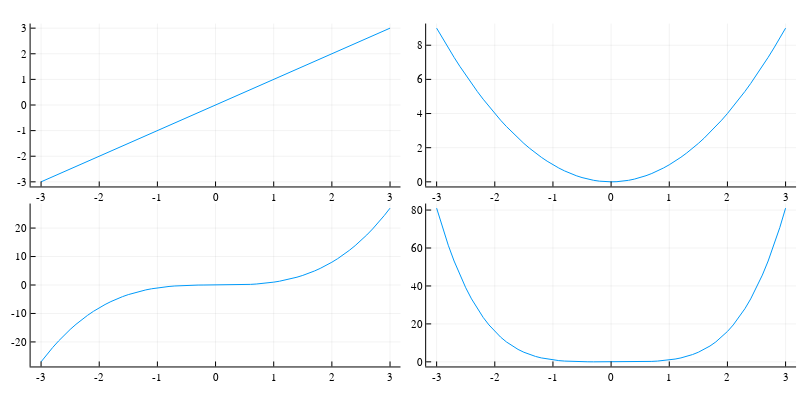

Notebook code for this chart:
### Markdown cell above
To create a plot with subplots, we just name each of the individual subplots and then wrap those names, along with a layout specification, in another plot call

### Code cell
plotlyjs(size=(800,800/2))
p1 = plot(x,x)
p2 = plot(x,x.^2)
p3 = plot(x,x.^3)
p4 = plot(x,x.^4)
plot(p1,p2,p3,p4,layout=(2,2),legend=false)

### Figure 1 — Plotly figure (JSON) as saved in the notebook; plotly's stock layout.template omitted (floating-point values rounded to 4 significant figures)
{"data": [{"colorbar": {"title": ""}, "legendgroup": "y1", "line": {"color": "rgba(0, 154, 250, 1.000)", "dash": "solid", "shape": "linear", "width": 1}, "mode": "lines", "name": "y1", "showlegend": true, "type": "scatter", "x": [-3, -2.9, -2.8, -2.7, -2.6, -2.5, -2.4, -2.3, -2.2, -2.1, -2, -1.9, -1.8, -1.7, -1.6, -1.5, -1.4, -1.3, -1.2, -1.1, -1, -0.9, -0.8, -0.7, -0.6, -0.5, -0.4, -0.3, -0.2, -0.1, 0, 0.1, 0.2, 0.3, 0.4, 0.5, 0.6, 0.7, 0.8, 0.9, 1, 1.1, 1.2, 1.3, 1.4, 1.5, 1.6, 1.7, 1.8, 1.9, 2, 2.1, 2.2, 2.3, 2.4, 2.5, 2.6, 2.7, 2.8, 2.9, 3], "xaxis": "x1", "y": [-3, -2.9, -2.8, -2.7, -2.6, -2.5, -2.4, -2.3, -2.2, -2.1, -2, -1.9, -1.8, -1.7, -1.6, -1.5, -1.4, -1.3, -1.2, -1.1, -1, -0.9, -0.8, -0.7, -0.6, -0.5, -0.4, -0.3, -0.2, -0.1, 0, 0.1, 0.2, 0.3, 0.4, 0.5, 0.6, 0.7, 0.8, 0.9, 1, 1.1, 1.2, 1.3, 1.4, 1.5, 1.6, 1.7, 1.8, 1.9, 2, 2.1, 2.2, 2.3, 2.4, 2.5, 2.6, 2.7, 2.8, 2.9, 3], "yaxis": "y1", "zmax": null, "zmin": null}, {"colorbar": {"title": ""}, "legendgroup": "y1", "line": {"color": "rgba(0, 154, 250, 1.000)", "dash": "solid", "shape": "linear", "width": 1}, "mode": "lines", "name": "y1", "showlegend": true, "type": "scatter", "x": [-3, -2.9, -2.8, -2.7, -2.6, -2.5, -2.4, -2.3, -2.2, -2.1, -2, -1.9, -1.8, -1.7, -1.6, -1.5, -1.4, -1.3, -1.2, -1.1, -1, -0.9, -0.8, -0.7, -0.6, -0.5, -0.4, -0.3, -0.2, -0.1, 0, 0.1, 0.2, 0.3, 0.4, 0.5, 0.6, 0.7, 0.8, 0.9, 1, 1.1, 1.2, 1.3, 1.4, 1.5, 1.6, 1.7, 1.8, 1.9, 2, 2.1, 2.2, 2.3, 2.4, 2.5, 2.6, 2.7, 2.8, 2.9, 3], "xaxis": "x2", "y": [9, 8.41, 7.84, 7.29, 6.76, 6.25, 5.76, 5.29, 4.84, 4.41, 4, 3.61, 3.24, 2.89, 2.56, 2.25, 1.96, 1.69, 1.44, 1.21, 1, 0.81, 0.64, 0.49, 0.36, 0.25, 0.16, 0.09, 0.04, 0.01, 0, 0.01, 0.04, 0.09, 0.16, 0.25, 0.36, 0.49, 0.64, 0.81, 1, 1.21, 1.44, 1.69, 1.96, 2.25, 2.56, 2.89, 3.24, 3.61, 4, 4.41, 4.84, 5.29, 5.76, 6.25, 6.76, 7.29, 7.84, 8.41, 9], "yaxis": "y2", "zmax": null, "zmin": null}, {"colorbar": {"title": ""}, "legendgroup": "y1", "line": {"color": "rgba(0, 154, 250, 1.000)", "dash": "solid", "shape": "linear", "width": 1}, "mode": "lines", "name": "y1", "showlegend": true, "type": "scatter", "x": [-3, -2.9, -2.8, -2.7, -2.6, -2.5, -2.4, -2.3, -2.2, -2.1, -2, -1.9, -1.8, -1.7, -1.6, -1.5, -1.4, -1.3, -1.2, -1.1, -1, -0.9, -0.8, -0.7, -0.6, -0.5, -0.4, -0.3, -0.2, -0.1, 0, 0.1, 0.2, 0.3, 0.4, 0.5, 0.6, 0.7, 0.8, 0.9, 1, 1.1, 1.2, 1.3, 1.4, 1.5, 1.6, 1.7, 1.8, 1.9, 2, 2.1, 2.2, 2.3, 2.4, 2.5, 2.6, 2.7, 2.8, 2.9, 3], "xaxis": "x3", "y": [-27, -24.39, -21.95, -19.68, -17.58, -15.62, -13.82, -12.17, -10.65, -9.261, -8, -6.859, -5.832, -4.913, -4.096, -3.375, -2.744, -2.197, -1.728, -1.331, -1, -0.729, -0.512, -0.343, -0.216, -0.125, -0.064, -0.027, -0.008, -0.001, 0, 0.001, 0.008, 0.027, 0.064, 0.125, 0.216, 0.343, 0.512, 0.729, 1, 1.331, 1.728, 2.197, 2.744, 3.375, 4.096, 4.913, 5.832, 6.859, 8, 9.261, 10.65, 12.17, 13.82, 15.62, 17.58, 19.68, 21.95, 24.39, 27], "yaxis": "y3", "zmax": null, "zmin": null}, {"colorbar": {"title": ""}, "legendgroup": "y1", "line": {"color": "rgba(0, 154, 250, 1.000)", "dash": "solid", "shape": "linear", "width": 1}, "mode": "lines", "name": "y1", "showlegend": true, "type": "scatter", "x": [-3, -2.9, -2.8, -2.7, -2.6, -2.5, -2.4, -2.3, -2.2, -2.1, -2, -1.9, -1.8, -1.7, -1.6, -1.5, -1.4, -1.3, -1.2, -1.1, -1, -0.9, -0.8, -0.7, -0.6, -0.5, -0.4, -0.3, -0.2, -0.1, 0, 0.1, 0.2, 0.3, 0.4, 0.5, 0.6, 0.7, 0.8, 0.9, 1, 1.1, 1.2, 1.3, 1.4, 1.5, 1.6, 1.7, 1.8, 1.9, 2, 2.1, 2.2, 2.3, 2.4, 2.5, 2.6, 2.7, 2.8, 2.9, 3], "xaxis": "x4", "y": [81, 70.73, 61.47, 53.14, 45.7, 39.06, 33.18, 27.98, 23.43, 19.45, 16, 13.03, 10.5, 8.352, 6.554, 5.062, 3.842, 2.856, 2.074, 1.464, 1, 0.6561, 0.4096, 0.2401, 0.1296, 0.0625, 0.0256, 0.0081, 0.0016, 0.0001, 0, 0.0001, 0.0016, 0.0081, 0.0256, 0.0625, 0.1296, 0.2401, 0.4096, 0.6561, 1, 1.464, 2.074, 2.856, 3.842, 5.062, 6.554, 8.352, 10.5, 13.03, 16, 19.45, 23.43, 27.98, 33.18, 39.06, 45.7, 53.14, 61.47, 70.73, 81], "yaxis": "y4", "zmax": null, "zmin": null}], "layout": {"annotations": [], "height": 400, "margin": {"b": 20, "l": 0, "r": 0, "t": 20}, "paper_bgcolor": "rgba(255, 255, 255, 1.000)", "plot_bgcolor": "rgba(255, 255, 255, 1.000)", "showlegend": false, "width": 800, "xaxis1": {"anchor": "y1", "domain": [0.03825, 0.5006], "gridcolor": "rgba(0, 0, 0, 0.100)", "gridwidth": 0.5, "linecolor": "rgba(0, 0, 0, 1.000)", "mirror": false, "range": [-3.18, 3.18], "showgrid": true, "showline": true, "showticklabels": true, "tickangle": 0, "tickcolor": "rgb(0, 0, 0)", "tickfont": {"color": "rgba(0, 0, 0, 1.000)", "family": "sans-serif", "size": 11}, "tickmode": "array", "ticks": "inside", "ticktext": ["-3", "-2", "-1", "0", "1", "2", "3"], "tickvals": [-3, -2, -1, 0, 1, 2, 3], "title": "", "titlefont": {"color": "rgba(0, 0, 0, 1.000)", "family": "sans-serif", "size": 15}, "type": "-", "visible": true, "zeroline": false, "zerolinecolor": "rgba(0, 0, 0, 1.000)"}, "xaxis2": {"anchor": "y2", "domain": [0.5327, 0.9951], "gridcolor": "rgba(0, 0, 0, 0.100)", "gridwidth": 0.5, "linecolor": "rgba(0, 0, 0, 1.000)", "mirror": false, "range": [-3.18, 3.18], "showgrid": true, "showline": true, "showticklabels": true, "tickangle": 0, "tickcolor": "rgb(0, 0, 0)", "tickfont": {"color": "rgba(0, 0, 0, 1.000)", "family": "sans-serif", "size": 11}, "tickmode": "array", "ticks": "inside", "ticktext": ["-3", "-2", "-1", "0", "1", "2", "3"], "tickvals": [-3, -2, -1, 0, 1, 2, 3], "title": "", "titlefont": {"color": "rgba(0, 0, 0, 1.000)", "family": "sans-serif", "size": 15}, "type": "-", "visible": true, "zeroline": false, "zerolinecolor": "rgba(0, 0, 0, 1.000)"}, "xaxis3": {"anchor": "y3", "domain": [0.03825, 0.5006], "gridcolor": "rgba(0, 0, 0, 0.100)", "gridwidth": 0.5, "linecolor": "rgba(0, 0, 0, 1.000)", "mirror": false, "range": [-3.18, 3.18], "showgrid": true, "showline": true, "showticklabels": true, "tickangle": 0, "tickcolor": "rgb(0, 0, 0)", "tickfont": {"color": "rgba(0, 0, 0, 1.000)", "family": "sans-serif", "size": 11}, "tickmode": "array", "ticks": "inside", "ticktext": ["-3", "-2", "-1", "0", "1", "2", "3"], "tickvals": [-3, -2, -1, 0, 1, 2, 3], "title": "", "titlefont": {"color": "rgba(0, 0, 0, 1.000)", "family": "sans-serif", "size": 15}, "type": "-", "visible": true, "zeroline": false, "zerolinecolor": "rgba(0, 0, 0, 1.000)"}, "xaxis4": {"anchor": "y4", "domain": [0.5327, 0.9951], "gridcolor": "rgba(0, 0, 0, 0.100)", "gridwidth": 0.5, "linecolor": "rgba(0, 0, 0, 1.000)", "mirror": false, "range": [-3.18, 3.18], "showgrid": true, "showline": true, "showticklabels": true, "tickangle": 0, "tickcolor": "rgb(0, 0, 0)", "tickfont": {"color": "rgba(0, 0, 0, 1.000)", "family": "sans-serif", "size": 11}, "tickmode": "array", "ticks": "inside", "ticktext": ["-3", "-2", "-1", "0", "1", "2", "3"], "tickvals": [-3, -2, -1, 0, 1, 2, 3], "title": "", "titlefont": {"color": "rgba(0, 0, 0, 1.000)", "family": "sans-serif", "size": 15}, "type": "-", "visible": true, "zeroline": false, "zerolinecolor": "rgba(0, 0, 0, 1.000)"}, "yaxis1": {"anchor": "x1", "domain": [0.5376, 0.9902], "gridcolor": "rgba(0, 0, 0, 0.100)", "gridwidth": 0.5, "linecolor": "rgba(0, 0, 0, 1.000)", "mirror": false, "range": [-3.18, 3.18], "showgrid": true, "showline": true, "showticklabels": true, "tickangle": 0, "tickcolor": "rgb(0, 0, 0)", "tickfont": {"color": "rgba(0, 0, 0, 1.000)", "family": "sans-serif", "size": 11}, "tickmode": "array", "ticks": "inside", "ticktext": ["-3", "-2", "-1", "0", "1", "2", "3"], "tickvals": [-3, -2, -1, 0, 1, 2, 3], "title": "", "titlefont": {"color": "rgba(0, 0, 0, 1.000)", "family": "sans-serif", "size": 15}, "type": "-", "visible": true, "zeroline": false, "zerolinecolor": "rgba(0, 0, 0, 1.000)"}, "yaxis2": {"anchor": "x2", "domain": [0.5376, 0.9902], "gridcolor": "rgba(0, 0, 0, 0.100)", "gridwidth": 0.5, "linecolor": "rgba(0, 0, 0, 1.000)", "mirror": false, "range": [-0.27, 9.27], "showgrid": true, "showline": true, "showticklabels": true, "tickangle": 0, "tickcolor": "rgb(0, 0, 0)", "tickfont": {"color": "rgba(0, 0, 0, 1.000)", "family": "sans-serif", "size": 11}, "tickmode": "array", "ticks": "inside", "ticktext": ["0", "2", "4", "6", "8"], "tickvals": [0, 2, 4, 6, 8], "title": "", "titlefont": {"color": "rgba(0, 0, 0, 1.000)", "family": "sans-serif", "size": 15}, "type": "-", "visible": true, "zeroline": false, "zerolinecolor": "rgba(0, 0, 0, 1.000)"}, "yaxis3": {"anchor": "x3", "domain": [0.03762, 0.4902], "gridcolor": "rgba(0, 0, 0, 0.100)", "gridwidth": 0.5, "linecolor": "rgba(0, 0, 0, 1.000)", "mirror": false, "range": [-28.62, 28.62], "showgrid": true, "showline": true, "showticklabels": true, "tickangle": 0, "tickcolor": "rgb(0, 0, 0)", "tickfont": {"color": "rgba(0, 0, 0, 1.000)", "family": "sans-serif", "size": 11}, "tickmode": "array", "ticks": "inside", "ticktext": ["-20", "-10", "0", "10", "20"], "tickvals": [-20, -10, 0, 10, 20], "title": "", "titlefont": {"color": "rgba(0, 0, 0, 1.000)", "family": "sans-serif", "size": 15}, "type": "-", "visible": true, "zeroline": false, "zerolinecolor": "rgba(0, 0, 0, 1.000)"}, "yaxis4": {"anchor": "x4", "domain": [0.03762, 0.4902], "gridcolor": "rgba(0, 0, 0, 0.100)", "gridwidth": 0.5, "linecolor": "rgba(0, 0, 0, 1.000)", "mirror": false, "range": [-2.43, 83.43], "showgrid": true, "showline": true, "showticklabels": true, "tickangle": 0, "tickcolor": "rgb(0, 0, 0)", "tickfont": {"color": "rgba(0, 0, 0, 1.000)", "family": "sans-serif", "size": 11}, "tickmode": "array", "ticks": "inside", "ticktext": ["0", "20", "40", "60", "80"], "tickvals": [0, 20, 40, 60, 80], "title": "", "titlefont": {"color": "rgba(0, 0, 0, 1.000)", "family": "sans-serif", "size": 15}, "type": "-", "visible": true, "zeroline": false, "zerolinecolor": "rgba(0, 0, 0, 1.000)"}}}
